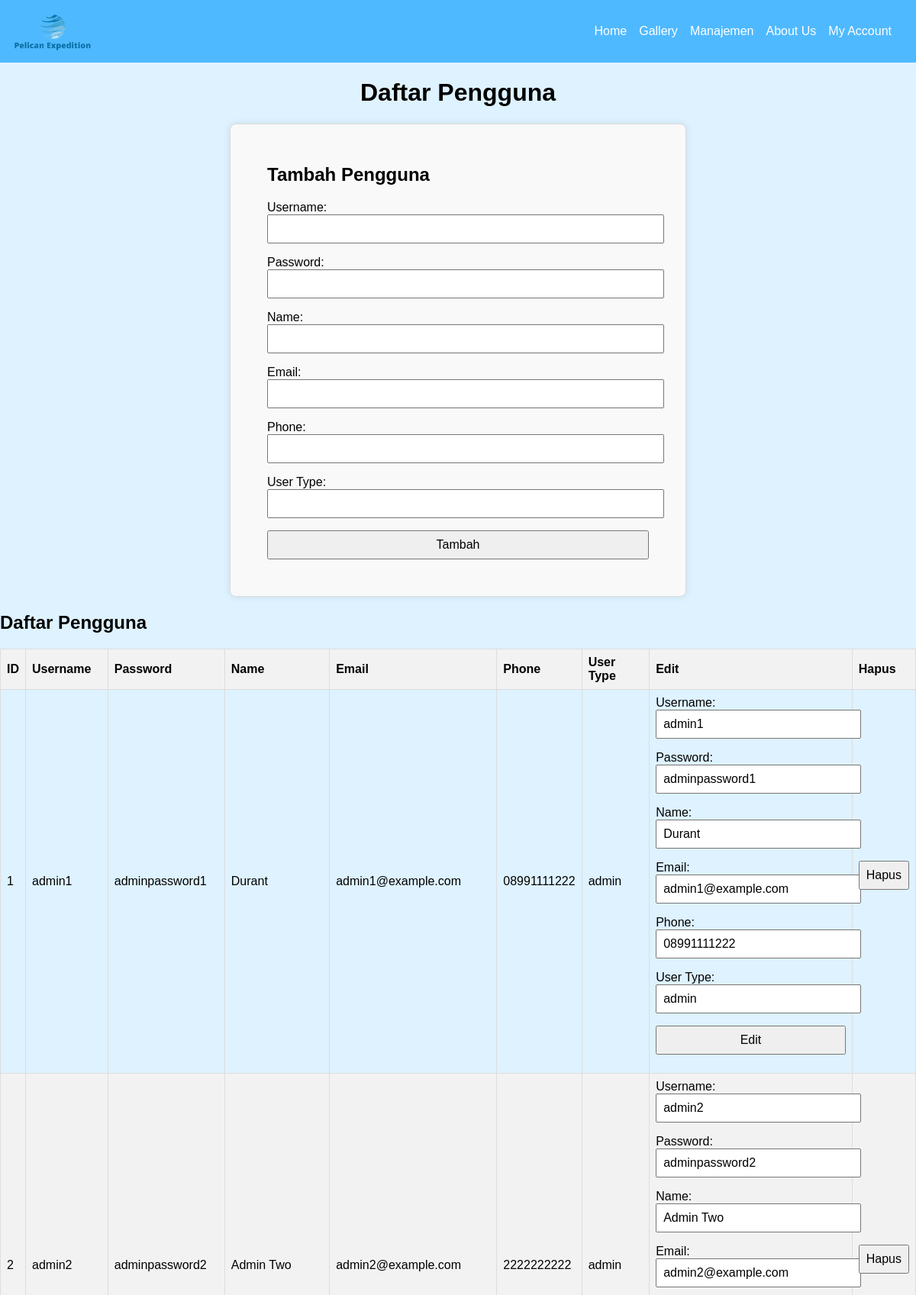
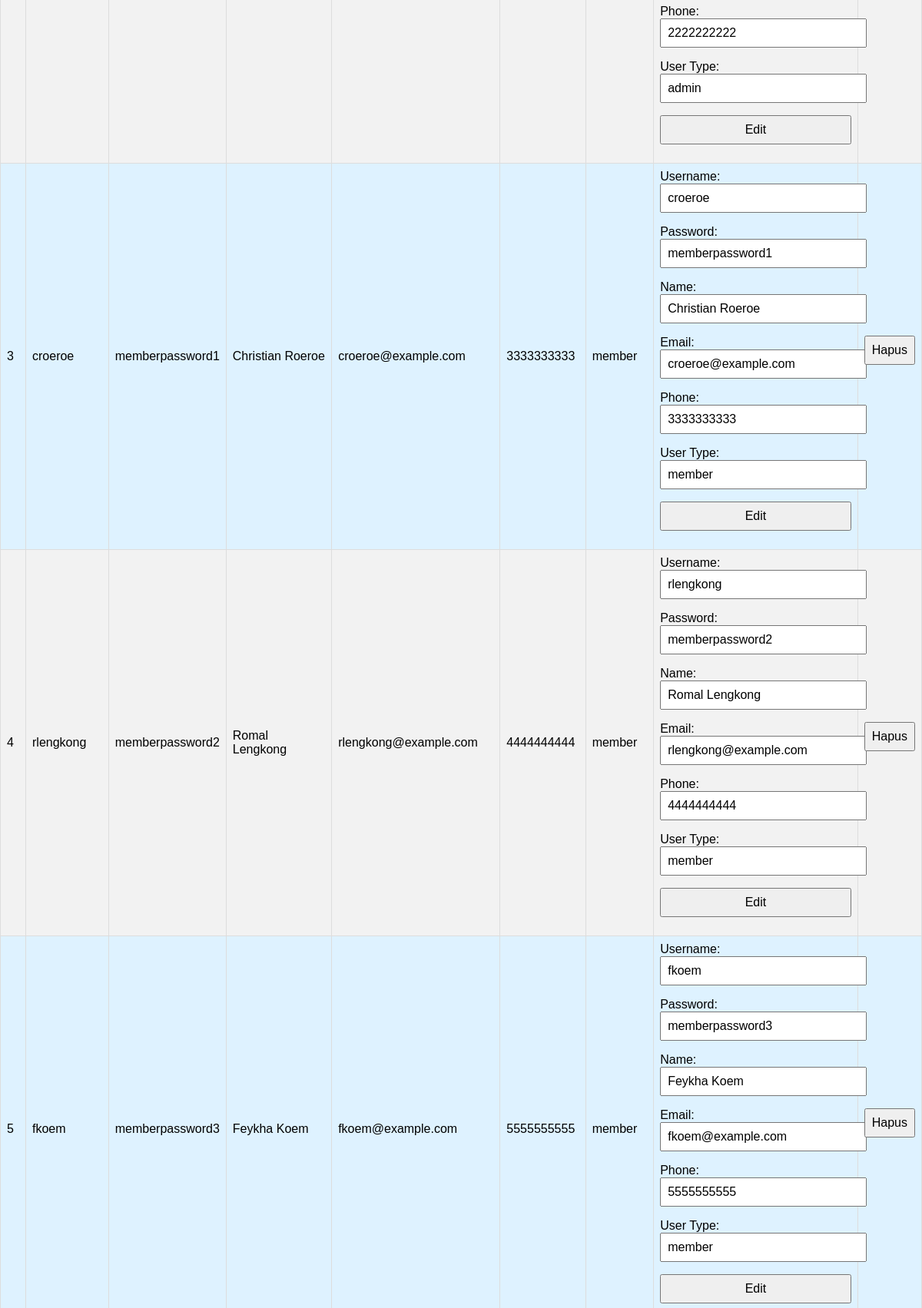
/list_account.php (upper part), run on the app's committed database (2 pictures, top to bottom).
### tables this page shows
CREATE TABLE `users` (
  `id` int(11) NOT NULL,
  `username` varchar(50) NOT NULL,
  `password` varchar(255) NOT NULL,
  `name` varchar(100) NOT NULL,
  `email` varchar(100) NOT NULL,
  `phone` varchar(20) NOT NULL,
  `user_type` enum('admin','member') NOT NULL
);

### list_account.php (the view, shortened to what this page needs)
<?php
require 'config.php';
$sql = "SELECT * FROM users";
$result = $conn->query($sql);
?>
<!DOCTYPE html>
<html lang="en">
<head>
    <link rel="stylesheet" href="css/style.css"/>
</head>
<body class="konten">
    <header class="main-menu">
        <div class="container">
            <img src="img/logo.png" alt="Pelican Expedition Logo" class="logo">
        </div>
        <nav>
            <ul>
                <li><a href="home_admin.php">Home</a></li>
                <li><a href="gallery_admin.php">Gallery</a></li>
                <li><a href="manajemen_pengiriman.php">Manajemen</a></li>
                <li><a href="contact.php">About Us</a></li>
                <li><a href="my_account_admin.php">My Account</a></li>
            </ul>
        </nav>
    </header>
    <div class="main-content">
        <h1>Daftar Pengguna</h1>
        <div class="form-container">
            <h2>Tambah Pengguna</h2>
            <form method="post" action="list_account.php">
                <label>Username: <input type="text" name="username"label><br>
                <label>Password: <input type="text" name="password"label><br>
                <label>Name: <input type="text" name="name"label><br>
                <label>Email: <input type="text" name="email"label><br>
                <label>Phone: <input type="text" name="phone"label><br>
                <label>User Type: <input type="text" name="user_type"label><br>
                <input type="submit" value="Tambah">
            </form>
        </div>
        <h2>Daftar Pengguna</h2>
        <table class="user-table">
            <thead>
                <tr>
                    <th>ID</th>
                    <th>Username</th>
                    <th>Password</th>
                    <th>Name</th>
                    <th>Email</th>
                    <th>Phone</th>
                    <th>User Type</th>
                    <th>Edit</th>
                    <th>Hapus</th>
                </tr>
            </thead>
            <tbody>
                <?php
                if ($result->num_rows > 0) {
                    while ($row = $result->fetch_assoc()) {
                        echo "<tr>";
                        echo "<td>" . $row['id'] . "</td>";
                        echo "<td>" . $row['username'] . "</td>";
                        echo "<td>" . $row['password'] . "</td>";
                        echo "<td>" . $row['name'] . "</td>";
                        echo "<td>" . $row['email'] . "</td>";
                        echo "<td>" . $row['phone'] . "</td>";
                        echo "<td>" . $row['user_type'] . "</td>";
                        echo "<td>
                            <form method='post' action='list_account.php'>
                                <input type='hidden' name='id' value='" . $row['id'] . "'>
                                <label>Username: <input type='text' name='username' value='" . $row['username'] . "'></label><br>
                                <label>Password: <input type='text' name='password' value='" . $row['password'] . "'></label><br>
                                <label>Name: <input type='text' name='name' value='" . $row['name'] . "'></label><br>
                                <label>Email: <input type='text' name='email' value='" . $row['email'] . "'></label><br>
                                <label>Phone: <input type='text' name='phone' value='" . $row['phone'] . "'></label><br>
                                <label>User Type: <input type='text' name='user_type' value='" . $row['user_type'] . "'></label><br>
                                <input type='submit' name='edit' value='Edit'>
                            </form>
                        </td>";
                        echo "<td>
                            <form method='post' action='list_account.php'>
                                <input type='hidden' name='id_to_delete' value='" . $row['id'] . "'>
                                <input type='submit' name='hapus' value='Hapus'>
                            </form>
                        </td>";
                        echo "</tr>";
                    }
                } else {
                    echo "<tr><td colspan='9'>Tidak ada data pengguna.</td></tr>";
                }
                ?>
            </tbody>
        </table>
    </div>

### css/style.css (style rules this page uses)
body { height: 100%; margin: 0; display: flex; flex-direction: column; padding: 0; font-family: Arial, sans-serif; }
.konten { display: flex; flex-direction: column; background-color: #def2ff; }
.konten h1 { text-align: center; }
.main-menu { background-color: #4fb9ff; padding: 1rem; position: relative; display: flex; justify-content: space-between; align-items: center; }
.main-menu .container { display: flex; align-items: center; }
.main-menu .logo { height: 50px; width: auto; margin-right: 1rem; }
.main-menu ul { list-style: none; margin: 0; padding: 0; display: flex; justify-content: center; text-align: center; }
.main-menu ul li { margin-right: 1rem; }
.main-menu a { color: #fff; text-decoration: none; }
.form-container { background-color:#f9f9f9; padding: 2em 3em; margin: auto; border: 1px solid #ddd; border-radius: 8px; box-shadow: 0 0 10px rgba(0,0,0,0.1); max-width: 500px; width: 100%; text-align: left; }
form { flex-direction: column; }
label { margin-bottom: 0.5em; }
input, select, button { margin-bottom: 1em; padding: 0.5em; font-size: 1em; width: 100%; }
.user-table { width: 100%; border-collapse: collapse; }
.user-table th, .user-table td { border: 1px solid #ddd; padding: 8px; text-align: left; }
.user-table th { background-color: #f2f2f2; }
.user-table tr:nth-child(even) { background-color: #f2f2f2; }
.user-table { border-collapse: collapse; width: 100%; }
.user-table th, .user-table td { border: 1px solid #dddddd; padding: 8px; text-align: left; }

### data on the page
users: id "1", username "admin1", password "adminpassword1", name "Durant", email "admin1@example.com", phone "08991111222", user_type "admin"
users: id "2", username "admin2", password "adminpassword2", name "Admin Two", email "admin2@example.com", phone "2222222222", user_type "admin"
users: id "3", username "croeroe", password "memberpassword1", name "Christian Roeroe", email "croeroe@example.com", phone "3333333333", user_type "member"
users: id "4", username "rlengkong", password "memberpassword2", name "Romal Lengkong", email "rlengkong@example.com", phone "4444444444", user_type "member"
users: id "5", username "fkoem", password "memberpassword3", name "Feykha Koem", email "fkoem@example.com", phone "5555555555", user_type "member"
